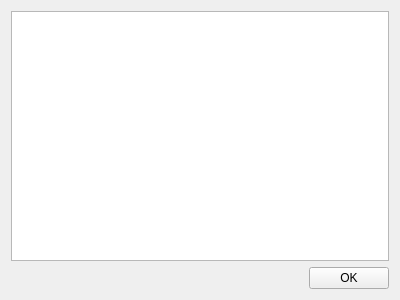
<?xml version="1.0" encoding="UTF-8"?>
<ui version="4.0">
 <class>Form</class>
 <widget class="QWidget" name="Form">
  <property name="geometry">
   <rect>
    <x>0</x>
    <y>0</y>
    <width>400</width>
    <height>300</height>
   </rect>
  </property>
  <property name="windowTitle">
   <string>Form</string>
  </property>
  <layout class="QVBoxLayout" name="verticalLayout">
   <item>
    <widget class="QTextEdit" name="aboutTextEdit">
     <property name="readOnly">
      <bool>true</bool>
     </property>
    </widget>
   </item>
   <item>
    <layout class="QHBoxLayout" name="horizontalLayout">
     <item>
      <spacer name="horizontalSpacer">
       <property name="orientation">
        <enum>Qt::Horizontal</enum>
       </property>
       <property name="sizeHint" stdset="0">
        <size>
         <width>40</width>
         <height>20</height>
        </size>
       </property>
      </spacer>
     </item>
     <item>
      <widget class="QPushButton" name="okButton">
       <property name="text">
        <string>OK</string>
       </property>
      </widget>
     </item>
    </layout>
   </item>
  </layout>
 </widget>
 <resources/>
 <connections/>
</ui>
